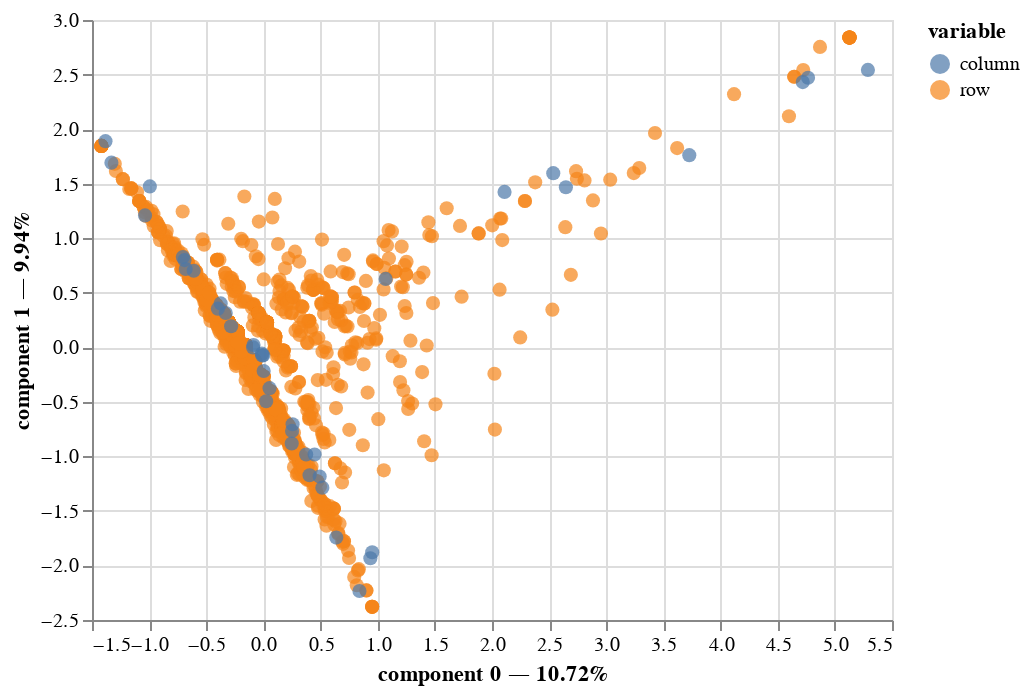

Notebook cell for this chart:
### Code cell
# Application de l'ACM
acm_ItemsA1 = prince.MCA(n_components = 2)

acm_ItemsA1 = acm_ItemsA1.fit(data_final[ItemsA1])

ax = acm_ItemsA1.plot(X=data_final[ItemsA1])
ax

### Figure 1 — Vega-Lite specification as saved in the notebook (floating-point values rounded to 4 significant figures; data arrays with more than 128 entries replaced by an {"elided": "..."} marker saying what was removed)
{"config": {"view": {"continuousWidth": 400, "continuousHeight": 300}}, "data": {"name": "data-2422eb46421866a3f86c617667c6c74a"}, "mark": {"type": "circle", "size": 50}, "encoding": {"color": {"field": "variable", "type": "nominal"}, "tooltip": [{"field": "variable", "type": "nominal"}, {"field": "value", "type": "nominal"}, {"field": "component 0", "type": "quantitative"}, {"field": "component 1", "type": "quantitative"}], "x": {"axis": {"title": "component 0 — 10.72%"}, "field": "component 0", "scale": {"zero": false}, "type": "quantitative"}, "y": {"axis": {"title": "component 1 — 9.94%"}, "field": "component 1", "scale": {"zero": false}, "type": "quantitative"}}, "selection": {"selector002": {"type": "interval", "bind": "scales", "encodings": ["x", "y"]}}, "$schema": "https://vega.github.io/schema/vega-lite/v4.17.0.json", "datasets": {"data-2422eb46421866a3f86c617667c6c74a": {"elided": "2040 records"}}}
